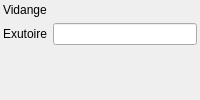
             <widget class="QWidget" name="VID">
              <layout class="QGridLayout" name="gridLayout_6">
               <property name="leftMargin">
                <number>3</number>
               </property>
               <property name="topMargin">
                <number>3</number>
               </property>
               <property name="rightMargin">
                <number>3</number>
               </property>
               <property name="bottomMargin">
                <number>3</number>
               </property>
               <item row="1" column="0">
                <widget class="QLabel" name="label_15">
                 <property name="text">
                  <string>Exutoire</string>
                 </property>
                </widget>
               </item>
               <item row="0" column="0">
                <widget class="QLabel" name="label_14">
                 <property name="text">
                  <string>Vidange</string>
                 </property>
                </widget>
               </item>
               <item row="1" column="1">
                <widget class="QLineEdit" name="lineEdit_exutoire"/>
               </item>
               <item row="2" column="1">
                <spacer name="verticalSpacer_4">
                 <property name="orientation">
                  <enum>Qt::Vertical</enum>
                 </property>
                 <property name="sizeHint" stdset="0">
                  <size>
                   <width>20</width>
                   <height>40</height>
                  </size>
                 </property>
                </spacer>
               </item>
              </layout>
             </widget>
